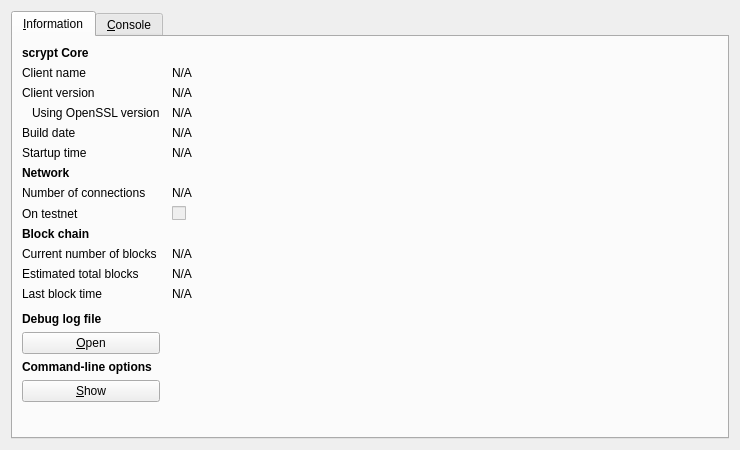
<?xml version="1.0" encoding="UTF-8"?>
<ui version="4.0">
 <class>RPCConsole</class>
 <widget class="QDialog" name="RPCConsole">
  <property name="geometry">
   <rect>
    <x>0</x>
    <y>0</y>
    <width>740</width>
    <height>450</height>
   </rect>
  </property>
  <property name="windowTitle">
   <string>scrypt - Debug window</string>
  </property>
  <layout class="QVBoxLayout" name="verticalLayout_2">
   <item>
    <widget class="QTabWidget" name="tabWidget">
     <property name="currentIndex">
      <number>0</number>
     </property>
     <widget class="QWidget" name="tab_info">
      <attribute name="title">
       <string>&amp;Information</string>
      </attribute>
      <layout class="QGridLayout" name="gridLayout" columnstretch="0,1">
       <property name="horizontalSpacing">
        <number>12</number>
       </property>
       <item row="0" column="0">
        <widget class="QLabel" name="label_9">
         <property name="font">
          <font>
           <weight>75</weight>
           <bold>true</bold>
          </font>
         </property>
         <property name="text">
          <string>scrypt Core</string>
         </property>
        </widget>
       </item>
       <item row="1" column="0">
        <widget class="QLabel" name="label_5">
         <property name="text">
          <string>Client name</string>
         </property>
        </widget>
       </item>
       <item row="1" column="1">
        <widget class="QLabel" name="clientName">
         <property name="cursor">
          <cursorShape>IBeamCursor</cursorShape>
         </property>
         <property name="text">
          <string>N/A</string>
         </property>
         <property name="textFormat">
          <enum>Qt::PlainText</enum>
         </property>
         <property name="textInteractionFlags">
          <set>Qt::LinksAccessibleByMouse|Qt::TextSelectableByKeyboard|Qt::TextSelectableByMouse</set>
         </property>
        </widget>
       </item>
       <item row="2" column="0">
        <widget class="QLabel" name="label_6">
         <property name="text">
          <string>Client version</string>
         </property>
        </widget>
       </item>
       <item row="2" column="1">
        <widget class="QLabel" name="clientVersion">
         <property name="cursor">
          <cursorShape>IBeamCursor</cursorShape>
         </property>
         <property name="text">
          <string>N/A</string>
         </property>
         <property name="textFormat">
          <enum>Qt::PlainText</enum>
         </property>
         <property name="textInteractionFlags">
          <set>Qt::LinksAccessibleByMouse|Qt::TextSelectableByKeyboard|Qt::TextSelectableByMouse</set>
         </property>
        </widget>
       </item>
       <item row="3" column="0">
        <widget class="QLabel" name="label_14">
         <property name="text">
          <string>Using OpenSSL version</string>
         </property>
         <property name="indent">
          <number>10</number>
         </property>
        </widget>
       </item>
       <item row="3" column="1">
        <widget class="QLabel" name="openSSLVersion">
         <property name="cursor">
          <cursorShape>IBeamCursor</cursorShape>
         </property>
         <property name="text">
          <string>N/A</string>
         </property>
         <property name="textFormat">
          <enum>Qt::PlainText</enum>
         </property>
         <property name="textInteractionFlags">
          <set>Qt::LinksAccessibleByMouse|Qt::TextSelectableByKeyboard|Qt::TextSelectableByMouse</set>
         </property>
        </widget>
       </item>
       <item row="4" column="0">
        <widget class="QLabel" name="label_12">
         <property name="text">
          <string>Build date</string>
         </property>
        </widget>
       </item>
       <item row="4" column="1">
        <widget class="QLabel" name="buildDate">
         <property name="cursor">
          <cursorShape>IBeamCursor</cursorShape>
         </property>
         <property name="text">
          <string>N/A</string>
         </property>
         <property name="textFormat">
          <enum>Qt::PlainText</enum>
         </property>
         <property name="textInteractionFlags">
          <set>Qt::LinksAccessibleByMouse|Qt::TextSelectableByKeyboard|Qt::TextSelectableByMouse</set>
         </property>
        </widget>
       </item>
       <item row="5" column="0">
        <widget class="QLabel" name="label_13">
         <property name="text">
          <string>Startup time</string>
         </property>
        </widget>
       </item>
       <item row="5" column="1">
        <widget class="QLabel" name="startupTime">
         <property name="cursor">
          <cursorShape>IBeamCursor</cursorShape>
         </property>
         <property name="text">
          <string>N/A</string>
         </property>
         <property name="textFormat">
          <enum>Qt::PlainText</enum>
         </property>
         <property name="textInteractionFlags">
          <set>Qt::LinksAccessibleByMouse|Qt::TextSelectableByKeyboard|Qt::TextSelectableByMouse</set>
         </property>
        </widget>
       </item>
       <item row="6" column="0">
        <widget class="QLabel" name="label_11">
         <property name="font">
          <font>
           <weight>75</weight>
           <bold>true</bold>
          </font>
         </property>
         <property name="text">
          <string>Network</string>
         </property>
        </widget>
       </item>
       <item row="7" column="0">
        <widget class="QLabel" name="label_7">
         <property name="text">
          <string>Number of connections</string>
         </property>
        </widget>
       </item>
       <item row="7" column="1">
        <widget class="QLabel" name="numberOfConnections">
         <property name="cursor">
          <cursorShape>IBeamCursor</cursorShape>
         </property>
         <property name="text">
          <string>N/A</string>
         </property>
         <property name="textFormat">
          <enum>Qt::PlainText</enum>
         </property>
         <property name="textInteractionFlags">
          <set>Qt::LinksAccessibleByMouse|Qt::TextSelectableByKeyboard|Qt::TextSelectableByMouse</set>
         </property>
        </widget>
       </item>
       <item row="8" column="0">
        <widget class="QLabel" name="label_8">
         <property name="text">
          <string>On testnet</string>
         </property>
        </widget>
       </item>
       <item row="8" column="1">
        <widget class="QCheckBox" name="isTestNet">
         <property name="enabled">
          <bool>false</bool>
         </property>
         <property name="text">
          <string/>
         </property>
        </widget>
       </item>
       <item row="9" column="0">
        <widget class="QLabel" name="label_10">
         <property name="font">
          <font>
           <weight>75</weight>
           <bold>true</bold>
          </font>
         </property>
         <property name="text">
          <string>Block chain</string>
         </property>
        </widget>
       </item>
       <item row="10" column="0">
        <widget class="QLabel" name="label_3">
         <property name="text">
          <string>Current number of blocks</string>
         </property>
        </widget>
       </item>
       <item row="10" column="1">
        <widget class="QLabel" name="numberOfBlocks">
         <property name="cursor">
          <cursorShape>IBeamCursor</cursorShape>
         </property>
         <property name="text">
          <string>N/A</string>
         </property>
         <property name="textFormat">
          <enum>Qt::PlainText</enum>
         </property>
         <property name="textInteractionFlags">
          <set>Qt::LinksAccessibleByMouse|Qt::TextSelectableByKeyboard|Qt::TextSelectableByMouse</set>
         </property>
        </widget>
       </item>
       <item row="11" column="0">
        <widget class="QLabel" name="label_4">
         <property name="text">
          <string>Estimated total blocks</string>
         </property>
        </widget>
       </item>
       <item row="11" column="1">
        <widget class="QLabel" name="totalBlocks">
         <property name="cursor">
          <cursorShape>IBeamCursor</cursorShape>
         </property>
         <property name="text">
          <string>N/A</string>
         </property>
         <property name="textFormat">
          <enum>Qt::PlainText</enum>
         </property>
         <property name="textInteractionFlags">
          <set>Qt::LinksAccessibleByMouse|Qt::TextSelectableByKeyboard|Qt::TextSelectableByMouse</set>
         </property>
        </widget>
       </item>
       <item row="12" column="0">
        <widget class="QLabel" name="label_2">
         <property name="text">
          <string>Last block time</string>
         </property>
        </widget>
       </item>
       <item row="12" column="1">
        <widget class="QLabel" name="lastBlockTime">
         <property name="cursor">
          <cursorShape>IBeamCursor</cursorShape>
         </property>
         <property name="text">
          <string>N/A</string>
         </property>
         <property name="textFormat">
          <enum>Qt::PlainText</enum>
         </property>
         <property name="textInteractionFlags">
          <set>Qt::LinksAccessibleByMouse|Qt::TextSelectableByKeyboard|Qt::TextSelectableByMouse</set>
         </property>
        </widget>
       </item>
       <item row="13" column="0">
        <spacer name="verticalSpacer_2">
         <property name="orientation">
          <enum>Qt::Vertical</enum>
         </property>
         <property name="sizeHint" stdset="0">
          <size>
           <width>20</width>
           <height>20</height>
          </size>
         </property>
        </spacer>
       </item>
       <item row="14" column="0">
        <widget class="QLabel" name="labelDebugLogfile">
         <property name="font">
          <font>
           <weight>75</weight>
           <bold>true</bold>
          </font>
         </property>
         <property name="text">
          <string>Debug log file</string>
         </property>
        </widget>
       </item>
       <item row="15" column="0">
        <widget class="QPushButton" name="openDebugLogfileButton">
         <property name="toolTip">
          <string>Open the scrypt debug log file from the current data directory. This can take a few seconds for large log files.</string>
         </property>
         <property name="text">
          <string>&amp;Open</string>
         </property>
         <property name="autoDefault">
          <bool>false</bool>
         </property>
        </widget>
       </item>
       <item row="16" column="0">
        <widget class="QLabel" name="labelCLOptions">
         <property name="font">
          <font>
           <weight>75</weight>
           <bold>true</bold>
          </font>
         </property>
         <property name="text">
          <string>Command-line options</string>
         </property>
        </widget>
       </item>
       <item row="17" column="0">
        <widget class="QPushButton" name="showCLOptionsButton">
         <property name="toolTip">
          <string>Show the scrypt-Qt help message to get a list with possible scrypt command-line options.</string>
         </property>
         <property name="text">
          <string>&amp;Show</string>
         </property>
         <property name="autoDefault">
          <bool>false</bool>
         </property>
        </widget>
       </item>
       <item row="18" column="0">
        <spacer name="verticalSpacer">
         <property name="orientation">
          <enum>Qt::Vertical</enum>
         </property>
         <property name="sizeHint" stdset="0">
          <size>
           <width>20</width>
           <height>40</height>
          </size>
         </property>
        </spacer>
       </item>
      </layout>
     </widget>
     <widget class="QWidget" name="tab_console">
      <attribute name="title">
       <string>&amp;Console</string>
      </attribute>
      <layout class="QVBoxLayout" name="verticalLayout_3">
       <property name="spacing">
        <number>3</number>
       </property>
       <item>
        <widget class="QTextEdit" name="messagesWidget">
         <property name="minimumSize">
          <size>
           <width>0</width>
           <height>100</height>
          </size>
         </property>
         <property name="readOnly">
          <bool>true</bool>
         </property>
         <property name="tabKeyNavigation" stdset="0">
          <bool>false</bool>
         </property>
         <property name="columnCount" stdset="0">
          <number>2</number>
         </property>
        </widget>
       </item>
       <item>
        <layout class="QHBoxLayout" name="horizontalLayout">
         <property name="spacing">
          <number>3</number>
         </property>
         <item>
          <widget class="QLabel" name="label">
           <property name="text">
            <string notr="true">&gt;</string>
           </property>
          </widget>
         </item>
         <item>
          <widget class="QLineEdit" name="lineEdit"/>
         </item>
         <item>
          <widget class="QPushButton" name="clearButton">
           <property name="maximumSize">
            <size>
             <width>24</width>
             <height>24</height>
            </size>
           </property>
           <property name="toolTip">
            <string>Clear console</string>
           </property>
           <property name="text">
            <string/>
           </property>
           <property name="icon">
            <iconset resource="../bitcoin.qrc">
             <normaloff>:/icons/remove</normaloff>:/icons/remove</iconset>
           </property>
           <property name="shortcut">
            <string notr="true">Ctrl+L</string>
           </property>
           <property name="autoDefault">
            <bool>false</bool>
           </property>
          </widget>
         </item>
        </layout>
       </item>
      </layout>
     </widget>
    </widget>
   </item>
  </layout>
 </widget>
 <resources>
  <include location="../bitcoin.qrc"/>
 </resources>
 <connections/>
</ui>
